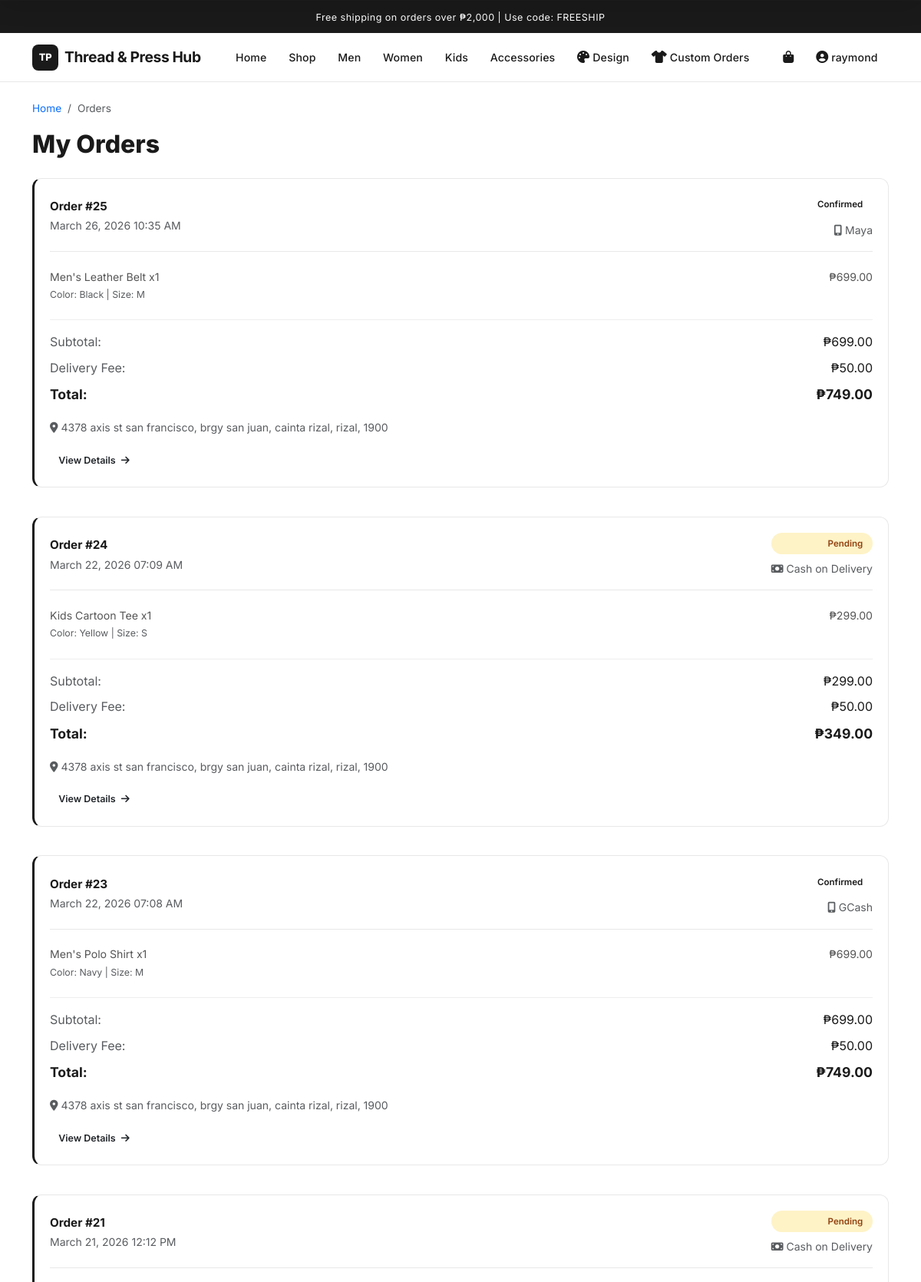
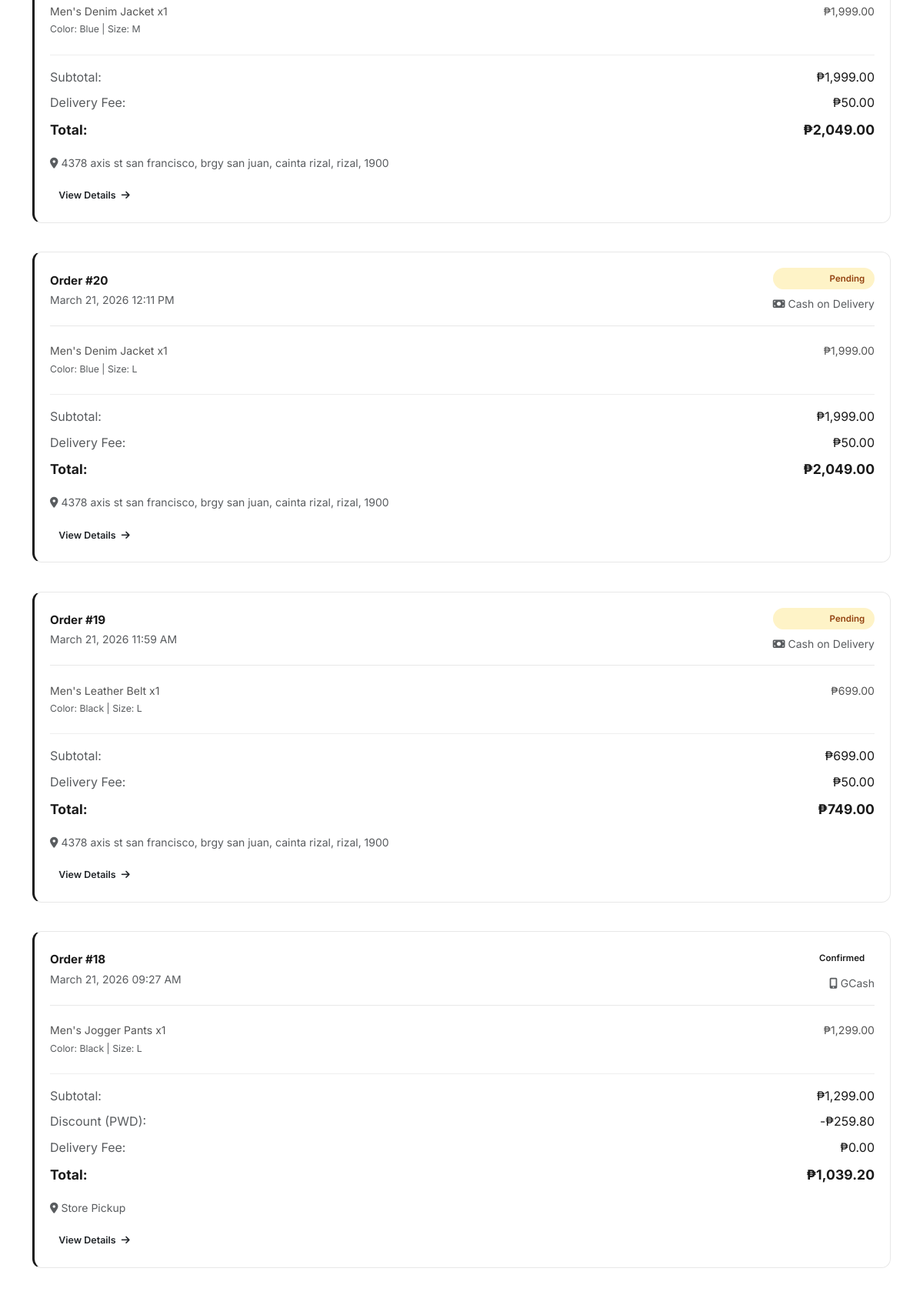
Page /orders.php (signed in, upper part) on the committed database (2 pictures, top to bottom).
### tables this page shows
CREATE TABLE `orders` (
  `id` int(11) NOT NULL,
  `user_id` int(11) NOT NULL,
  `subtotal` decimal(10,2) NOT NULL,
  `discount_amount` decimal(10,2) DEFAULT 0.00,
  `discount_type` enum('regular','pwd','senior') DEFAULT 'regular',
  `delivery_fee` decimal(10,2) DEFAULT 50.00,
  `total` decimal(10,2) NOT NULL,
  `payment_method` enum('gcash','cod','maya') NOT NULL,
  `payment_reference` varchar(100) DEFAULT NULL,
  `delivery_address` text NOT NULL,
  `notes` text DEFAULT NULL,
  `status` enum('pending','confirmed','preparing','out_for_delivery','completed','cancelled') DEFAULT 'pending',
  `created_at` timestamp NOT NULL DEFAULT current_timestamp(),
  `updated_at` timestamp NOT NULL DEFAULT current_timestamp() ON UPDATE current_timestamp()
);

CREATE TABLE `order_items` (
  `id` int(11) NOT NULL,
  `order_id` int(11) NOT NULL,
  `product_id` int(11) NOT NULL,
  `quantity` int(11) NOT NULL,
  `unit_price` decimal(10,2) NOT NULL,
  `subtotal` decimal(10,2) NOT NULL,
  `color` varchar(50) DEFAULT NULL,
  `size` varchar(10) DEFAULT NULL,
  `custom_design_id` int(11) DEFAULT NULL
);

CREATE TABLE `products` (
  `id` int(11) NOT NULL,
  `name` varchar(100) NOT NULL,
  `description` text DEFAULT NULL,
  `price` decimal(10,2) NOT NULL,
  `category` varchar(50) NOT NULL,
  `gender` enum('mens','womens','kids') DEFAULT 'mens',
  `available_colors` varchar(255) DEFAULT 'Black,White,Navy',
  `available_sizes` varchar(255) DEFAULT 'XS,S,M,L,XL,XXL',
  `image` varchar(255) DEFAULT NULL,
  `status` enum('active','inactive') DEFAULT 'active',
  `created_at` timestamp NOT NULL DEFAULT current_timestamp(),
  `updated_at` timestamp NOT NULL DEFAULT current_timestamp() ON UPDATE current_timestamp()
);

### orders.php (the view, shortened to what this page needs)
<?php
require 'includes/config.php';
$stmt = $conn->prepare("SELECT * FROM orders WHERE user_id = ? ORDER BY created_at DESC");
$stmt->bind_param("i", $_SESSION['user_id']);
$stmt->execute();
$orders_result = $stmt->get_result();
?>
<?php include 'includes/header/header.php'; ?>
<div class="container py-4">
    <nav aria-label="breadcrumb">
        <ol class="breadcrumb" style="font-size:0.85rem;">
            <li class="breadcrumb-item"><a href="index.php" class="text-decoration-none">Home</a></li>
            <li class="breadcrumb-item active">Orders</li>
        </ol>
    </nav>
    <h1 style="font-weight:800; font-size:2rem; margin-bottom:1.5rem;">My Orders</h1>
    <?php if ($orders_result->num_rows > 0): ?>
        <div class="row">
            <?php while ($order = $orders_result->fetch_assoc()): ?>
                <div class="col-md-12 mb-4">
                    <div class="order-card">
                        <div class="order-header">
                            <div>
                                <div class="order-id">Order #<?php echo htmlspecialchars($order['id']); ?></div>
                                <small class="text-muted"><?php echo date('F d, Y H:i A', strtotime($order['created_at'])); ?></small>
                            </div>
                            <div class="text-end">
                                <div class="order-status status-<?php echo htmlspecialchars($order['status']); ?>">
                                    <?php echo ucfirst(htmlspecialchars($order['status'])); ?>
                                </div>
                                <small class="text-muted d-block mt-2">
                                    <i class="fas fa-<?php echo $order['payment_method'] === 'cod' ? 'money-bill' : 'mobile-alt'; ?>"></i>
                                    <?php
                                        $payLabels = ['gcash' => 'GCash', 'maya' => 'Maya', 'cod' => 'Cash on Delivery'];
                                        echo $payLabels[$order['payment_method']] ?? ucfirst($order['payment_method']);
                                    ?>
                                </small>
                            </div>
                        </div>
                        <div class="order-items">
                            <?php
                            $items_stmt = $conn->prepare("SELECT oi.*, p.name FROM order_items oi JOIN products p ON oi.product_id = p.id WHERE oi.order_id = ?");
                            $items_stmt->bind_param("i", $order['id']);
                            $items_stmt->execute();
                            $items_result = $items_stmt->get_result();
                            while ($item = $items_result->fetch_assoc()):
                            ?>
                                <div class="order-item">
                                    <span>
                                        <?php echo htmlspecialchars($item['name']); ?> x<?php echo $item['quantity']; ?>
                                        <?php if (!empty($item['color']) || !empty($item['size'])): ?>
                                            <br><small class="text-muted">
                                                <?php if (!empty($item['color'])) echo 'Color: ' . htmlspecialchars($item['color']); ?>
                                                <?php if (!empty($item['size'])) echo ' | Size: ' . htmlspecialchars($item['size']); ?>
                                            </small>
                                        <?php endif; ?>
                                    </span>
                                    <span>₱<?php echo number_format($item['subtotal'], 2); ?></span>
                                </div>
                            <?php endwhile;
                            ?>
                        </div>
                        <div style="border-top: 1px solid #eee; padding-top: 1rem; margin-top: 1rem;">
                            <div style="display: flex; justify-content: space-between; margin-bottom: 0.5rem;">
                                <span class="text-muted">Subtotal:</span>
                                <span>₱<?php echo number_format($order['subtotal'], 2); ?></span>
                            </div>
                            <?php if ($order['discount_amount'] > 0): ?>
                            <div style="display: flex; justify-content: space-between; margin-bottom: 0.5rem;">
                                <span class="text-muted">Discount (<?php echo strtoupper($order['discount_type']); ?>):</span>
                                <span style="color: var(--accent-green);">-₱<?php echo number_format($order['discount_amount'], 2); ?></span>
                            </div>
                            <?php endif; ?>
                            <div style="display: flex; justify-content: space-between; margin-bottom: 0.5rem;">
                                <span class="text-muted">Delivery Fee:</span>
                                <span>₱<?php echo number_format($order['delivery_fee'], 2); ?></span>
                            </div>
                            <div style="display: flex; justify-content: space-between; font-weight: 700; font-size: 1.1rem; color: var(--coffee-dark);">
                                <span>Total:</span>
                                <span>₱<?php echo number_format($order['total'], 2); ?></span>
                            </div>
                        </div>
                        <div class="mt-3">
                            <small class="text-muted"><i class="fas fa-map-marker-alt"></i> <?php echo htmlspecialchars($order['delivery_address']); ?></small>
                        </div>
                        <div class="mt-3">
                            <a href="order_details.php?id=<?php echo $order['id']; ?>" class="btn btn-sm btn-outline-dark" style="border-radius:8px;">
                                View Details <i class="fas fa-arrow-right ms-1"></i>
                            </a>
                        </div>
                    </div>
                </div>
            <?php endwhile; ?>
        </div>
    <?php endif; ?>
</div>
<?php include 'includes/footer/footer.php'; ?>

### css/style.css (style rules this page uses)
* { margin: 0; padding: 0; box-sizing: border-box; }
html, body { margin: 0 !important; padding: 0 !important; }
:root { --primary: #1a1a1a; --primary-light: #333333; --secondary: #666666; --accent: #c8a96e; --accent-hover: #b89555; --text-dark: #1a1a1a; --text-medium: #555555; --text-light: #888888; --bg-white: #ffffff; --bg-light: #f8f8f8; --bg-gray: #f2f2f2; --border-light: #e8e8e8; --border-medium: #d0d0d0; --success: #22c55e; --danger: #ef4444; --warning: #f59e0b; --info: #3b82f6; --shadow-sm: 0 1px 3px rgba(0,0,0,0.06); --shadow-md: 0 4px 12px rgba(0,0,0,0.08); --shadow-lg: 0 8px 30px rgba(0,0,0,0.12); --radius-sm: 8px; --radius-md: 12px; --radius-lg: 16px; --radius-xl: 24px; --transition: all 0.25s ease; --coffee-dark: #1a1a1a; --coffee-brown: #333333; --coffee-light: #666666; --coffee-cream: #f2f2f2; --accent-green: #1a1a1a; }
body { font-family: 'Inter', -apple-system, BlinkMacSystemFont, 'Segoe UI', Roboto, sans-serif; color: var(--text-dark); background-color: var(--bg-white); line-height: 1.6; -webkit-font-smoothing: antialiased; -moz-osx-font-smoothing: grayscale; padding-top: 0 !important; }
.order-card { background: white; border-radius: var(--radius-md); padding: 1.25rem; margin-bottom: 0.85rem; border: 1px solid var(--border-light); border-left: 3px solid var(--primary); transition: var(--transition); }
.order-header { display: flex; justify-content: space-between; align-items: center; margin-bottom: 1rem; padding-bottom: 1rem; border-bottom: 1px solid var(--border-light); }
.order-id { font-weight: 700; color: var(--text-dark); font-size: 0.95rem; }
.order-status { padding: 0.3rem 0.8rem; border-radius: var(--radius-xl); font-size: 0.72rem; font-weight: 600; }
.status-pending { background-color: #fef3c7; color: #92400e; }
.order-items { margin-bottom: 1rem; }
.order-item { display: flex; justify-content: space-between; padding: 0.35rem 0; color: var(--text-medium); font-size: 0.88rem; }
.btn { border-radius: var(--radius-sm); padding: 0.5rem 1rem; font-weight: 600; transition: var(--transition); border: none; font-size: 0.88rem; }
.btn-sm { padding: 0.3rem 0.7rem; font-size: 0.78rem; }

### rows in the picture
orders: id "25", created_at "March 26, 2026 10:35 AM", status "Confirmed", payment_method "Maya", subtotal "699.00", delivery_fee "50.00", total "749.00", delivery_address "4378 axis st san francisco, brgy san juan, cainta rizal, rizal, 1900"
order_items: product.name "Men's Leather Belt", quantity "1", color "Black", size "M", subtotal "699.00"
orders: id "24", created_at "March 22, 2026 07:09 AM", status "Pending", payment_method "Cash on Delivery", subtotal "299.00", delivery_fee "50.00", total "349.00", delivery_address "4378 axis st san francisco, brgy san juan, cainta rizal, rizal, 1900"
order_items: product.name "Kids Cartoon Tee", quantity "1", color "Yellow", size "S", subtotal "299.00"
orders: id "23", created_at "March 22, 2026 07:08 AM", status "Confirmed", payment_method "GCash", subtotal "699.00", delivery_fee "50.00", total "749.00", delivery_address "4378 axis st san francisco, brgy san juan, cainta rizal, rizal, 1900"
order_items: product.name "Men's Polo Shirt", quantity "1", color "Navy", size "M", subtotal "699.00"
orders: id "21", created_at "March 21, 2026 12:12 PM", status "Pending", payment_method "Cash on Delivery", subtotal "1,999.00", delivery_fee "50.00", total "2,049.00", delivery_address "4378 axis st san francisco, brgy san juan, cainta rizal, rizal, 1900"
order_items: product.name "Men's Denim Jacket", quantity "1", color "Blue", size "M", subtotal "1,999.00"
orders: id "20", created_at "March 21, 2026 12:11 PM", status "Pending", payment_method "Cash on Delivery", subtotal "1,999.00", delivery_fee "50.00", total "2,049.00", delivery_address "4378 axis st san francisco, brgy san juan, cainta rizal, rizal, 1900"
order_items: product.name "Men's Denim Jacket", quantity "1", color "Blue", size "L", subtotal "1,999.00"
orders: id "19", created_at "March 21, 2026 11:59 AM", status "Pending", payment_method "Cash on Delivery", subtotal "699.00", delivery_fee "50.00", total "749.00", delivery_address "4378 axis st san francisco, brgy san juan, cainta rizal, rizal, 1900"
order_items: product.name "Men's Leather Belt", quantity "1", color "Black", size "L", subtotal "699.00"
orders: id "18", created_at "March 21, 2026 09:27 AM", status "Confirmed", payment_method "GCash", subtotal "1,299.00", discount_type "PWD", discount_amount "259.80", delivery_fee "0.00", total "1,039.20", delivery_address "Store Pickup"
order_items: product.name "Men's Jogger Pants", quantity "1", color "Black", size "L", subtotal "1,299.00"

### other values in the picture
$_SESSION['user_name'] "raymond"
